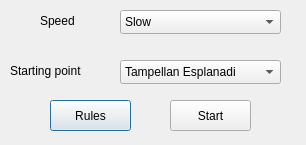
<?xml version="1.0" encoding="UTF-8"?>
<ui version="4.0">
 <class>SetupDialog</class>
 <widget class="QDialog" name="SetupDialog">
  <property name="geometry">
   <rect>
    <x>0</x>
    <y>0</y>
    <width>306</width>
    <height>145</height>
   </rect>
  </property>
  <property name="windowTitle">
   <string>Dialog</string>
  </property>
  <widget class="QLabel" name="label_2">
   <property name="geometry">
    <rect>
     <x>10</x>
     <y>60</y>
     <width>81</width>
     <height>21</height>
    </rect>
   </property>
   <property name="text">
    <string>Starting point</string>
   </property>
  </widget>
  <widget class="QLabel" name="label">
   <property name="geometry">
    <rect>
     <x>40</x>
     <y>10</y>
     <width>51</width>
     <height>21</height>
    </rect>
   </property>
   <property name="text">
    <string>Speed</string>
   </property>
  </widget>
  <widget class="QComboBox" name="DifficulitycomboBox">
   <property name="geometry">
    <rect>
     <x>120</x>
     <y>10</y>
     <width>161</width>
     <height>24</height>
    </rect>
   </property>
   <item>
    <property name="text">
     <string>Slow</string>
    </property>
   </item>
   <item>
    <property name="text">
     <string>Medium</string>
    </property>
   </item>
   <item>
    <property name="text">
     <string>Fast</string>
    </property>
   </item>
  </widget>
  <widget class="QComboBox" name="startComboBox">
   <property name="geometry">
    <rect>
     <x>120</x>
     <y>60</y>
     <width>161</width>
     <height>24</height>
    </rect>
   </property>
   <item>
    <property name="text">
     <string>Tampellan Esplanadi</string>
    </property>
   </item>
   <item>
    <property name="text">
     <string>Rosendahl</string>
    </property>
   </item>
   <item>
    <property name="text">
     <string>Sorinaukio</string>
    </property>
   </item>
  </widget>
  <widget class="QPushButton" name="rulesButton">
   <property name="geometry">
    <rect>
     <x>50</x>
     <y>100</y>
     <width>81</width>
     <height>31</height>
    </rect>
   </property>
   <property name="text">
    <string>Rules</string>
   </property>
  </widget>
  <widget class="QPushButton" name="startButton">
   <property name="geometry">
    <rect>
     <x>170</x>
     <y>100</y>
     <width>81</width>
     <height>31</height>
    </rect>
   </property>
   <property name="text">
    <string>Start</string>
   </property>
  </widget>
 </widget>
 <resources/>
 <connections/>
</ui>
